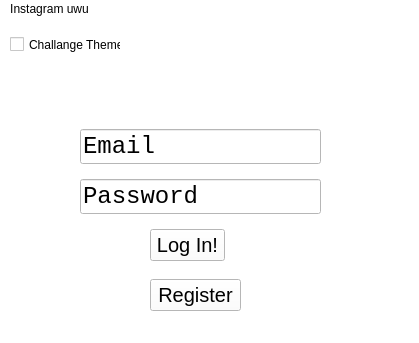
<?xml version="1.0" encoding="UTF-8"?>
<ui version="4.0">
 <class>MainWindow</class>
 <widget class="QMainWindow" name="MainWindow">
  <property name="geometry">
   <rect>
    <x>0</x>
    <y>0</y>
    <width>419</width>
    <height>343</height>
   </rect>
  </property>
  <property name="focusPolicy">
   <enum>Qt::NoFocus</enum>
  </property>
  <property name="windowTitle">
   <string>MainWindow</string>
  </property>
  <property name="styleSheet">
   <string notr="true">QMainWindow{
	background-color:White;
}
QWidget{
	Background-color:White;
}</string>
  </property>
  <widget class="QWidget" name="centralwidget">
   <widget class="QLabel" name="label">
    <property name="geometry">
     <rect>
      <x>150</x>
      <y>10</y>
      <width>101</width>
      <height>71</height>
     </rect>
    </property>
    <property name="maximumSize">
     <size>
      <width>929</width>
      <height>16777215</height>
     </size>
    </property>
    <property name="autoFillBackground">
     <bool>false</bool>
    </property>
    <property name="styleSheet">
     <string notr="true">QGroupBox{
	Background-color:Black;
}</string>
    </property>
    <property name="text">
     <string/>
    </property>
    <property name="pixmap">
     <pixmap resource="imagen.qrc">:/Image/loguito.png</pixmap>
    </property>
    <property name="scaledContents">
     <bool>true</bool>
    </property>
   </widget>
   <widget class="QCheckBox" name="checkBox">
    <property name="geometry">
     <rect>
      <x>10</x>
      <y>10</y>
      <width>111</width>
      <height>31</height>
     </rect>
    </property>
    <property name="text">
     <string>Challange Theme</string>
    </property>
   </widget>
   <widget class="QLineEdit" name="lineID">
    <property name="geometry">
     <rect>
      <x>80</x>
      <y>110</y>
      <width>241</width>
      <height>35</height>
     </rect>
    </property>
    <property name="font">
     <font>
      <family>Consolas</family>
      <pointsize>18</pointsize>
     </font>
    </property>
    <property name="text">
     <string>Email</string>
    </property>
   </widget>
   <widget class="QLineEdit" name="linePass">
    <property name="geometry">
     <rect>
      <x>80</x>
      <y>160</y>
      <width>241</width>
      <height>35</height>
     </rect>
    </property>
    <property name="font">
     <font>
      <family>Consolas</family>
      <pointsize>18</pointsize>
     </font>
    </property>
    <property name="text">
     <string>Password</string>
    </property>
   </widget>
   <widget class="QPushButton" name="login">
    <property name="geometry">
     <rect>
      <x>150</x>
      <y>210</y>
      <width>75</width>
      <height>32</height>
     </rect>
    </property>
    <property name="font">
     <font>
      <pointsize>15</pointsize>
     </font>
    </property>
    <property name="text">
     <string>Log In!</string>
    </property>
   </widget>
   <widget class="QPushButton" name="Register">
    <property name="geometry">
     <rect>
      <x>150</x>
      <y>260</y>
      <width>91</width>
      <height>32</height>
     </rect>
    </property>
    <property name="font">
     <font>
      <pointsize>15</pointsize>
     </font>
    </property>
    <property name="text">
     <string>Register</string>
    </property>
   </widget>
  </widget>
  <widget class="QMenuBar" name="menubar">
   <property name="geometry">
    <rect>
     <x>0</x>
     <y>0</y>
     <width>419</width>
     <height>20</height>
    </rect>
   </property>
   <widget class="QMenu" name="menuInstagram_uwu">
    <property name="title">
     <string>Instagram uwu</string>
    </property>
   </widget>
   <addaction name="menuInstagram_uwu"/>
  </widget>
  <widget class="QStatusBar" name="statusbar"/>
 </widget>
 <resources>
  <include location="imagen.qrc"/>
 </resources>
 <connections/>
</ui>
